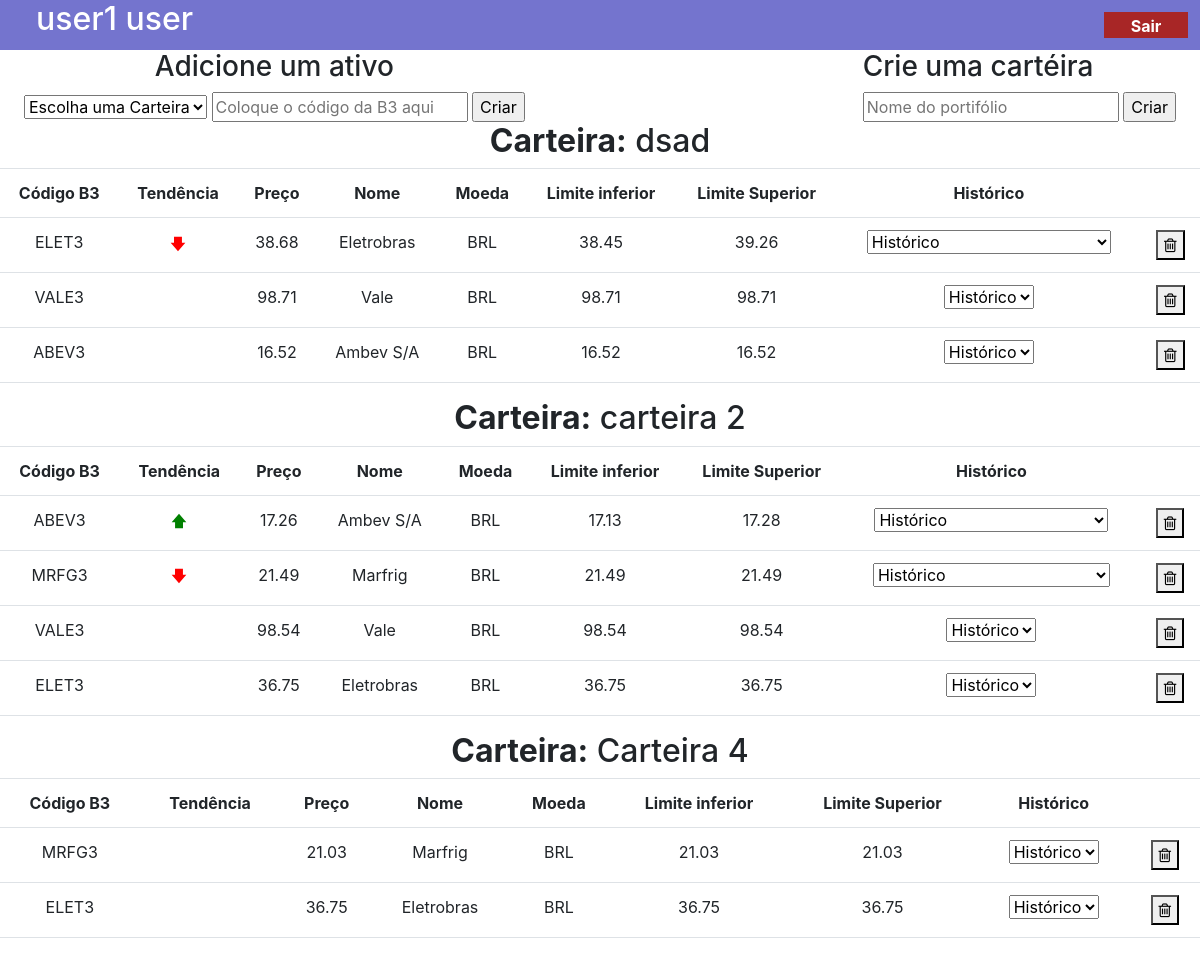
Page /home/ (signed in) on the committed database.
### accounts/models.py (models this page shows, shortened)
class User(AbstractUser):
    cpf_or_cnpj = models.CharField(max_length=25)
    phone = PhoneNumberField()

class Portfolio(models.Model):
    user = models.ForeignKey(User,on_delete=models.CASCADE)
    name = models.CharField(max_length=100)
    portfolio = models.ManyToManyField(Stock,blank=True)

### stocks/models.py (models this page shows, shortened)
class Stock(models.Model):
    name = models.CharField(max_length=100)
    symbol = models.CharField(max_length=10)
    description = models.CharField(max_length=200)
    website = models.URLField()
    currency = models.CharField(max_length=5)
    current_quote = models.ForeignKey(Price,on_delete=models.CASCADE)
    limit_inferior = models.FloatField(default=-1.00)
    limit_superior = models.FloatField(default=-1.00)
    trend = models.CharField(max_length=7,default='neutral')
    historic = models.ManyToManyField(Price,related_name="stocks_historic",blank=True)

class Price(models.Model):
    symbol = models.CharField(max_length=10,default='')
    current_value = models.DecimalField(max_digits=12,decimal_places=2)
    date = models.DateTimeField(auto_now_add=True)

### accounts/views.py (the view, shortened to what this page needs)
# urls.py: path('home/', Index ,name='index'),
@login_required
def Index(request):
    user =  request.user
    portifolios = portfolioContent(user)
    context = {
        "user" : user,
        "portifolios" : portifolios
    }
    return render(request, 'index.html',context=context)

### accounts/templates/index.html (shortened to what this page needs)
{% load static %}
{% load bootstrap4 %}
<!DOCTYPE html>
<html lang="pt-BR">
<head>
    <link href="https://cdn.jsdelivr.net/npm/bootstrap@5.1.0/dist/css/bootstrap.min.css" rel="stylesheet">
    <link rel="stylesheet" href="https://cdnjs.cloudflare.com/ajax/libs/font-awesome/4.7.0/css/font-awesome.min.css">
    {% bootstrap_css %}
</head>
<body onload="setTrend()">
    <div class="profile">
        <div class="title-name">
            <h2 class="title-name-content">
                {{user.first_name}} {{user.last_name}}
            </h2>
        </div>
        <a class="button-logout" href="{% url 'logout' %}" >Sair</a>
    </div>
    <div class="creation-forms" >
        <div id="form-create-stock">
            <h3>Adicione um ativo</h3>
            <form action="{% url 'index' %}" method="post" class="form" >
                <select name="type_content" id="type_content" required>
                    <option value="">Escolha uma Carteira</option>
                </select>
                <input type="text" name="codigo"  placeholder="Coloque o código da B3 aqui" required>
                <input type="submit" value="Criar">
            </form>
        </div>
        <div id="form-create-portifolio">
            <form action="{% url 'index' %}" method="post" class="form" >
                <h3>Crie uma cartéira</h3>
                <input type="text" name="portifolio"  placeholder="Nome do portifólio" required>
                <input type="submit" value="Criar">
            </form>
        </div>
    </div>
    <div class="content">
        {% for portifolio in  portifolios%}
            <h2><b>Carteira:</b> {{portifolio.name}}</h2>
            <table class="table" style="text-align: center;">
                <tr>
                    <th>Código B3</th>
                    <th>Tendência</th>
                    <th>Preço</th>
                    <th>Nome</th>
                    <th>Moeda</th>
                    <th>Limite inferior</th>
                    <th>Limite Superior</th>
                    <th>Histórico</th>
                    <th></th>
                </tr>
                {% for stock in portifolio.stocks %}
                    <tr>
                        <td>{{stock.symbol}}</td>
                        <td>{{stock.trend}}</td>
                        <td>{{stock.current_quote}}</td>
                        <td>{{stock.name}}</td>
                        <td>{{stock.currency}}</td>
                        <td>{{stock.limit_inferior}}</td>
                        <td>{{stock.limit_superior}}</td>
                        <td>
                            <select name="type_content" id="type_content" required>
                                <option value="">Histórico</option>
                            </select>
                        </td>
                        <td>
                            <form action="{% url 'delete' %}" method="post">
                                <button  name="submit" type="submit" value="{{stock.id}}"><i class="fa fa-trash-o"></i></button>
                            </form>
                        </td>
                    </tr>
                {% endfor %}
            </table>
        {% endfor %}
    </div>
</body>
</html>

### static/css/index.css (style rules this page uses)
.button-logout { background-color: #a82626; color: white; width: 7%; height: 40%; text-align: center; text-decoration: none; font-weight: bold; cursor: pointer; padding-top: 0.2%; margin: 1%; }
.profile { flex-direction: row; background-color: rgb(116, 116, 206); height: 15%; width: 100%; display: flex; justify-content: space-between; }
.title-name { width: 60%; padding-left: 3%; }
.creation-forms { display: flex; flex-direction: row; justify-content: space-between; }
#form-create-stock { display: flex; flex-direction: column; align-items: center; padding-left: 2%; }
#form-create-portifolio { display: flex; flex-direction: column; align-items: center; padding-right: 2%; }
.content { display: flex; flex-direction: column; align-items: center; }
.title-name-content { color: white; }

### static/css/base.css (style rules this page uses)
body { background-color: rgb(199, 212, 255); }
table { justify-self: center; }
a,p { text-decoration: none; color: #fff; }

### rows in the picture
User: first_name "user1", last_name "user"
Portfolio: name "dsad"
Stock: symbol "ELET3", name "Eletrobras", currency "BRL", limit_inferior "38.45", limit_superior "39.26"
Price: current_quote "38.68"
Stock: symbol "VALE3", name "Vale", currency "BRL", limit_inferior "98.71", limit_superior "98.71"
Price: current_quote "98.71"
Stock: symbol "ABEV3", name "Ambev S/A", currency "BRL", limit_inferior "16.52", limit_superior "16.52"
Price: current_quote "16.52"
Portfolio: name "carteira 2"
Stock: symbol "ABEV3", name "Ambev S/A", currency "BRL", limit_inferior "17.13", limit_superior "17.28"
Price: current_quote "17.26"
Stock: symbol "MRFG3", name "Marfrig", currency "BRL", limit_inferior "21.49", limit_superior "21.49"
Price: current_quote "21.49"
Stock: symbol "VALE3", name "Vale", currency "BRL", limit_inferior "98.54", limit_superior "98.54"
Price: current_quote "98.54"
Stock: symbol "ELET3", name "Eletrobras", currency "BRL", limit_inferior "36.75", limit_superior "36.75"
Price: current_quote "36.75"
Portfolio: name "Carteira 4"
Stock: symbol "MRFG3", name "Marfrig", currency "BRL", limit_inferior "21.03", limit_superior "21.03"
Price: current_quote "21.03"
Stock: symbol "ELET3", name "Eletrobras", currency "BRL", limit_inferior "36.75", limit_superior "36.75"
Price: current_quote "36.75"
